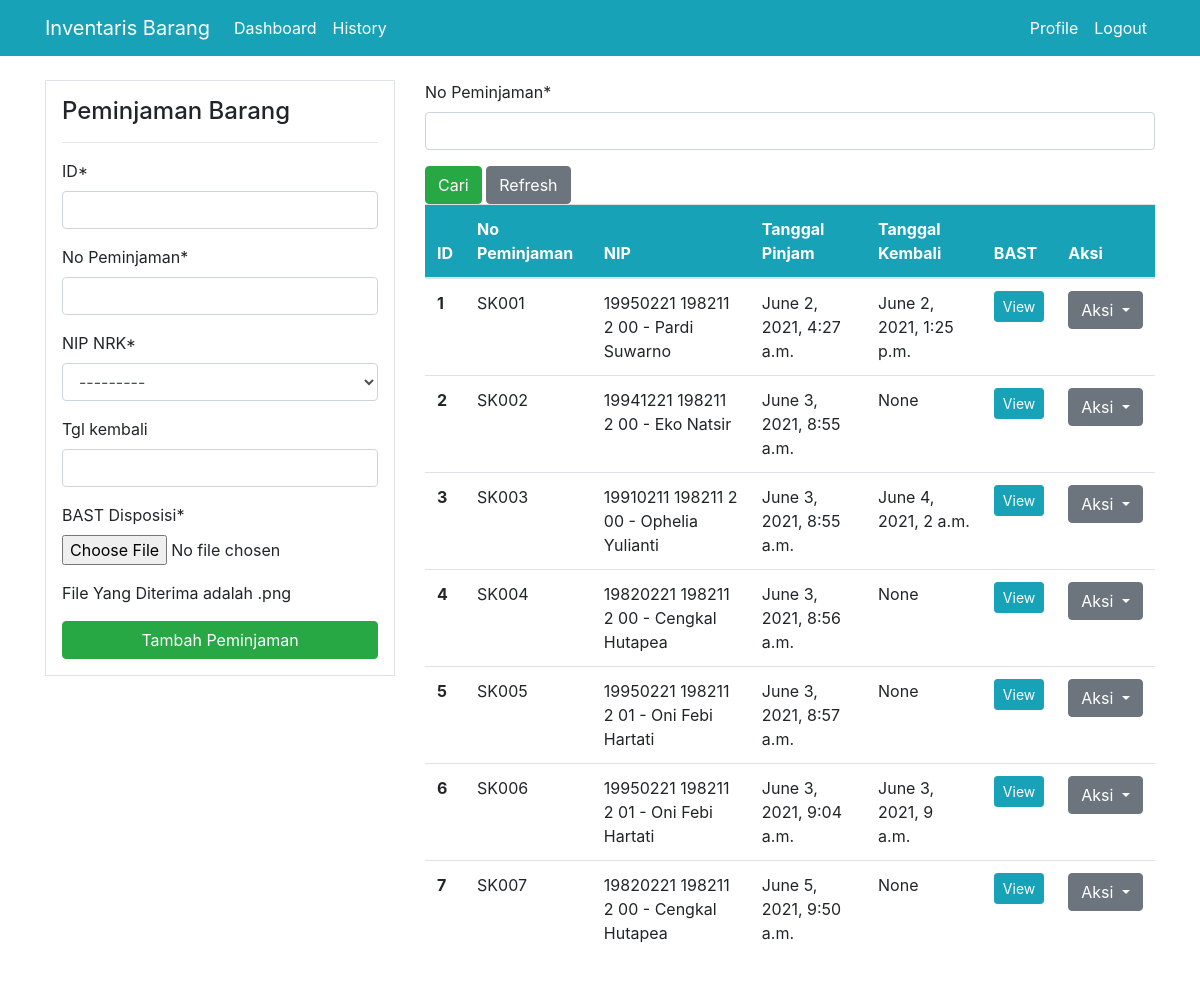
Page /peminjaman/ (signed in) on the earlier database version.
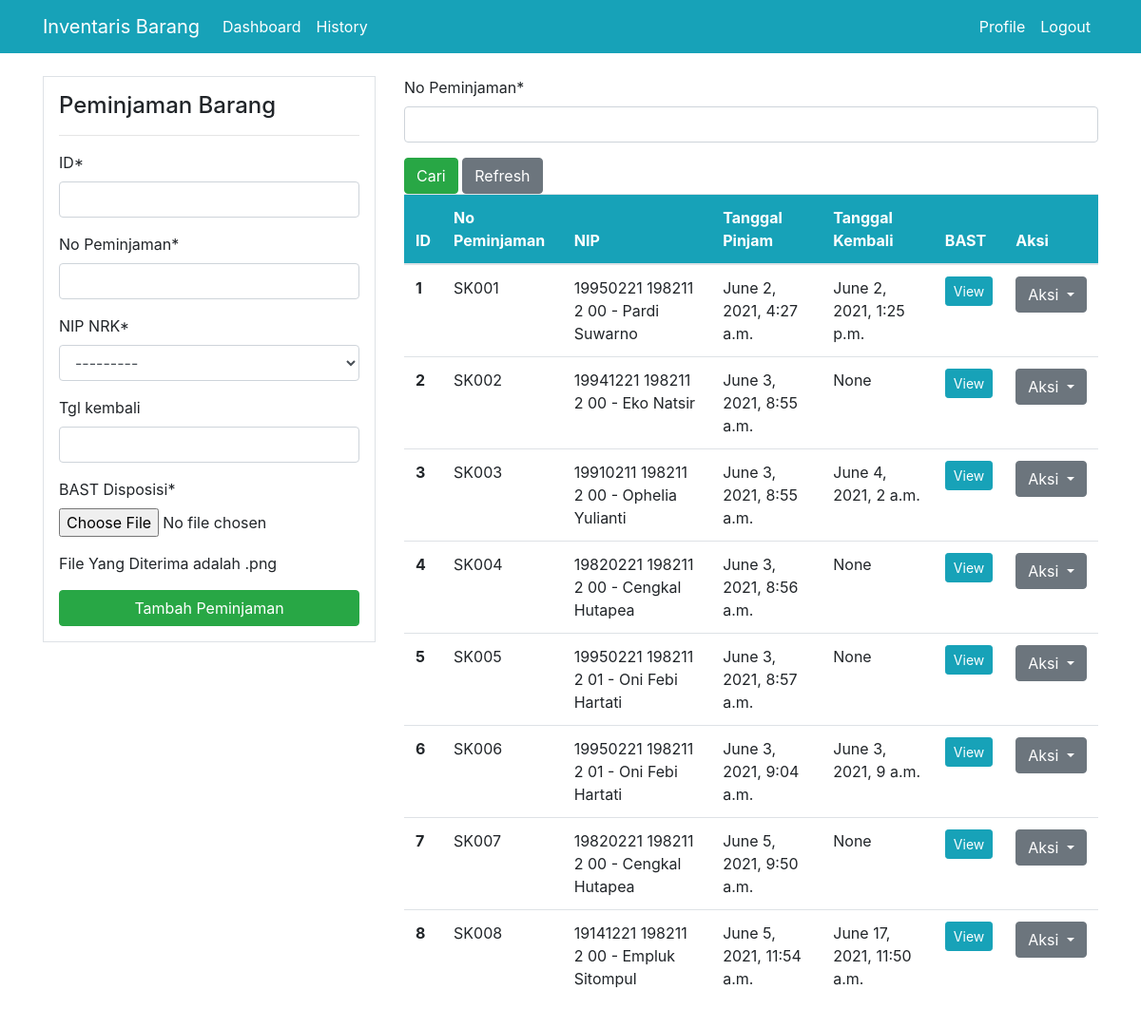
Same page on the later database version.
### dashboard/models.py (models this page shows, shortened)
class Peminjaman (models.Model):
    ID = models.PositiveIntegerField()
    No_Peminjaman = models.CharField(max_length=10, primary_key=True)
    NIP_NRK = models.ForeignKey(Pegawai, on_delete=models.CASCADE)
    tgl_pinjam = models.DateTimeField(auto_now_add=True)
    tgl_kembali = models.DateTimeField(null=True, blank=True)
    BAST = models.FileField(("BAST Disposisi"), upload_to=None, max_length=100)

class Pegawai(models.Model):
    NIP_NRK = models.CharField(max_length=20, primary_key=True)
    Nama_Pegawai = models.CharField(max_length=30)
    Alamat = models.CharField(max_length=100)
    Telp = models.CharField(max_length=13)
    def __str__(self):
        return f'{self.NIP_NRK} - {self.Nama_Pegawai}'

### dashboard/views.py (the view)
# urls.py: path('peminjaman/', views.peminjaman, name='dashboard-peminjaman'),
@login_required
def peminjaman(request):
    items = Peminjaman.objects.all()
    if request.method == 'POST':
        form = PeminjamanForm(request.POST, request.FILES)
        if form.is_valid():
            form.save()
            return redirect('dashboard-peminjaman')
    else:
        form = PeminjamanForm()
    if request.method == 'GET':
        items = Peminjaman.objects.all()
        cari = CariPeminjamanForm(request.GET or None)
        myFilter = CariPeminjaman(request.GET, queryset=items)
        items = myFilter.qs
    context = {
        'items' : items,
        'form' : form,
        'cari' : cari,
    }
    return render(request, 'dashboard/peminjaman.html', context)

### dashboard/forms.py
class PeminjamanForm(forms.ModelForm):
    class Meta:
        model = Peminjaman
        fields = ['ID', 'No_Peminjaman', 'NIP_NRK', 'tgl_kembali', 'BAST' ]
        widgets = {'tgl_kembali' : DateTimeWidget(attrs={'id':"yourdatetimeid"}, usel10n = True, bootstrap_version=4)}

class CariPeminjamanForm(forms.ModelForm):
    class Meta:
        model = Peminjaman
        fields = ['No_Peminjaman']

### templates/dashboard/peminjaman.html (shortened to what this page needs)
{% extends 'partials/base.html' %}
{% load crispy_forms_tags %}
{% block content%}
<link href="{{ STATIC_URL }}css/bootstrap.css" rel="stylesheet" type="text/css"/>
    <div class="container">
        <div class="row my-4">
            <div class="col-md-4">
                <div class="border bg-white p-3">
                    <h4>Peminjaman Barang</h4>
                    <hr>
                    <form method="POST" enctype="multipart/form-data" autocomplete="off">
                        {{ form|crispy }}
                        <p> File Yang Diterima adalah .png </p>
                        <input class="btn btn-success btn-block" type="submit" value="Tambah Peminjaman">
                    </form>
                </div>
            </div>
            <div class="col-md-8">
                <form method="GET" enctype="multipart/form-data" autocomplete="off">
                        {{ cari|crispy }}
                        <input class="btn btn-success" type="submit" value="Cari">
                        <a class="btn btn-secondary" href="{% url 'dashboard-peminjaman' %}">Refresh</a>
                </form>
                <table class="table bg-white">
                    <thead class="bg-info">
                        <tr class="text-white">
                            <th scope="col">ID</th>
                            <th scope="col">No Peminjaman</th>
                            <th scope="col">NIP</th>
                            <th scope="col">Tanggal Pinjam</th>
                            <th scope="col">Tanggal Kembali</th>
                            <th scope="col">BAST</th>
                            <th scope="col">Aksi</th>
                        </tr>
                    </thead>
                    <tbody>
                    {% for item in items %}
                        <tr>
                            <th scope="row">{{ item.ID }}</th>
                            <td>{{ item.No_Peminjaman}}</td>
                            <td>{{ item.NIP_NRK }}</td>
                            <td>{{ item.tgl_pinjam }}</td>
                            <td>{{ item.tgl_kembali }}</td>
                            <td><a class="btn btn-info btn-sm" href="{% url 'dashboard-bast-peminjaman' item.No_Peminjaman %}">View</a></td>
                            <td>
                            <div class="btn-group" role="group">
                                <button id="btnGroupDrop1" type="button" class="btn btn-secondary dropdown-toggle" data-toggle="dropdown" aria-haspopup="true" aria-expanded="false">
                                    Aksi
                                 </button>
                            </div>
                            </td>
                        </tr>
                         {% endfor %}
                    </tbody>
                </table>
            </div>
        </div>
    </div>
{% endblock %}

Differences in the rows shown:
added Peminjaman: ID "8", No_Peminjaman "SK008", NIP_NRK "19141221 198211 2 00 - Empluk Sitompul", tgl_pinjam "June 5, 2021, 11:54 a.m.", tgl_kembali "June 17, 2021, 11:50 a.m."
